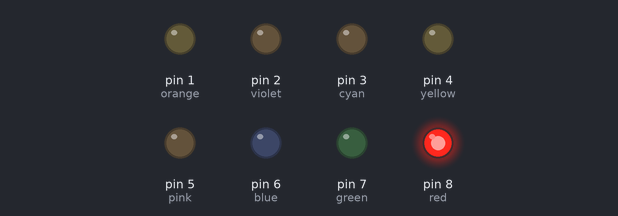
This sketch was run on a simulated Arduino Uno, built with avr-gcc and run on an emulated ATmega328P. On the bench: output pins drawn as LEDs (lit = HIGH).

Above: at 0.02 s.
At 0.32 s:
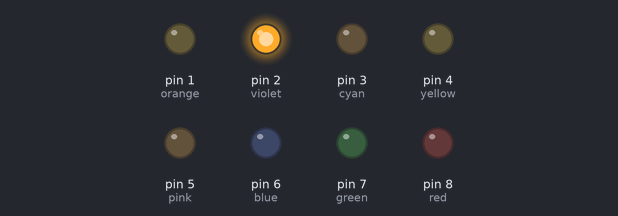
At 0.62 s:
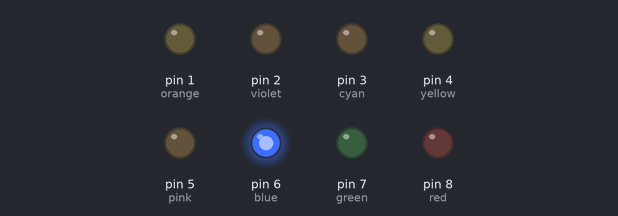
At 1.22 s:
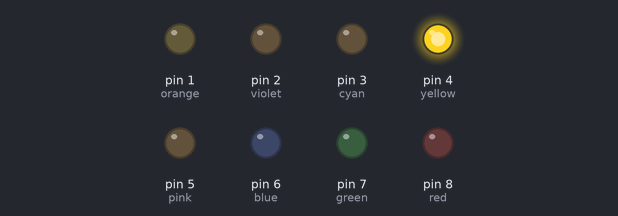
At 1.77 s:
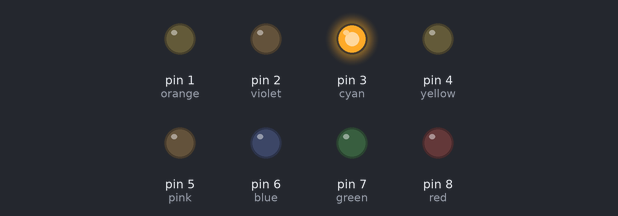
At 2.42 s:
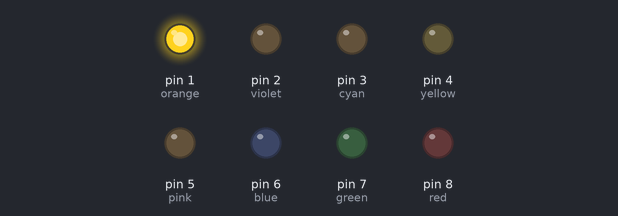
Timing chart, 0 to 3.0 s (numbered marks = the images above):
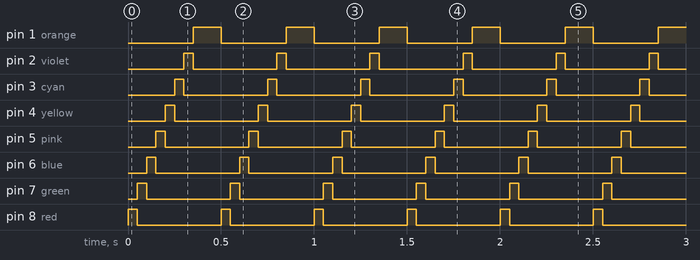

The sketch:

sketch.ino
```cpp
int red = 8;
int green = 7;
int blue = 6;
int pink = 5;
int yellow = 4;
int cyan = 3;
int violet = 2;
int orange = 1;

void setup() {
  // put your setup code here, to run once:
pinMode(red, OUTPUT);
pinMode(green, OUTPUT);
pinMode(blue, OUTPUT);
pinMode(pink, OUTPUT);
pinMode(yellow, OUTPUT);
pinMode(cyan, OUTPUT);
pinMode(violet, OUTPUT);
pinMode(orange, OUTPUT);
}

void loop() {
  // put your main code here, to run repeatedly:
ledDance();
delay(100);
}
void ledDance(){
digitalWrite(red, HIGH);
digitalWrite(green, LOW);
digitalWrite(blue, LOW);
digitalWrite(pink, LOW);
digitalWrite(yellow, LOW);
digitalWrite(cyan, LOW);
digitalWrite(violet, LOW);
digitalWrite(orange, LOW);
delay(50);
digitalWrite(red, LOW);
digitalWrite(green, HIGH);
digitalWrite(blue, LOW);
digitalWrite(pink, LOW);
digitalWrite(yellow, LOW);
digitalWrite(cyan, LOW);
digitalWrite(violet, LOW);
digitalWrite(orange, LOW);
delay(50);
digitalWrite(red, LOW);
digitalWrite(green, LOW);
digitalWrite(blue, HIGH);
digitalWrite(pink, LOW);
digitalWrite(yellow, LOW);
digitalWrite(cyan, LOW);
digitalWrite(violet, LOW);
digitalWrite(orange, LOW);
delay(50);
digitalWrite(red, LOW);
digitalWrite(green, LOW);
digitalWrite(blue, LOW);
digitalWrite(pink, HIGH);
digitalWrite(yellow, LOW);
digitalWrite(cyan, LOW);
digitalWrite(violet, LOW);
digitalWrite(orange, LOW);
delay(50);
digitalWrite(red, LOW);
digitalWrite(green, LOW);
digitalWrite(blue, LOW);
digitalWrite(pink, LOW);
digitalWrite(yellow, HIGH);
digitalWrite(cyan, LOW);
digitalWrite(violet, LOW);
digitalWrite(orange, LOW);
delay(50);
digitalWrite(red, LOW);
digitalWrite(green, LOW);
digitalWrite(blue, LOW);
digitalWrite(pink, LOW);
digitalWrite(yellow, LOW);
digitalWrite(cyan, HIGH);
digitalWrite(violet, LOW);
digitalWrite(orange, LOW);
delay(50);
digitalWrite(red, LOW);
digitalWrite(green, LOW);
digitalWrite(blue, LOW);
digitalWrite(pink, LOW);
digitalWrite(yellow, LOW);
digitalWrite(cyan, LOW);
digitalWrite(violet, HIGH);
digitalWrite(orange, LOW);
delay(50);
digitalWrite(red, LOW);
digitalWrite(green, LOW);
digitalWrite(blue, LOW);
digitalWrite(pink, LOW);
digitalWrite(yellow, LOW);
digitalWrite(cyan, LOW);
digitalWrite(violet, LOW);
digitalWrite(orange, HIGH);
delay(50);
}
```

Measured:
- by itself, pin 1 (orange): alternates HIGH for 0.15 s and LOW for 0.35 s
- by itself, pin 2 (violet), pin 3 (cyan), pin 4 (yellow), pin 5 (pink), pin 6 (blue), pin 7 (green), pin 8 (red): alternates HIGH for 0.05 s and LOW for 0.45 s
- by itself, everything shown: repeats every 0.50 s, in 8 steps
